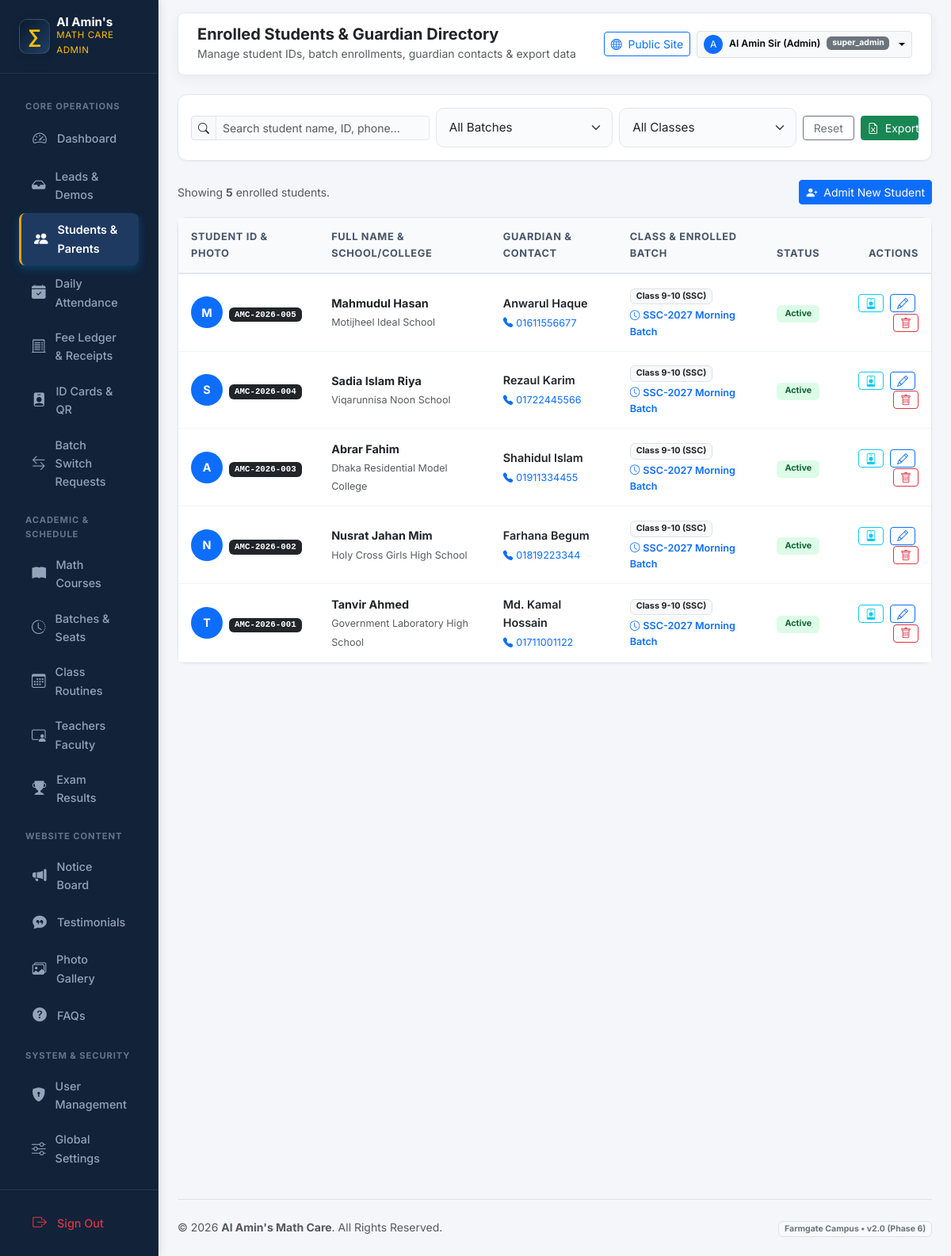
The app's page /admin/students/index.php (signed in) with its own data.
### tables this page shows
CREATE TABLE IF NOT EXISTS `students` (
  `id` INT UNSIGNED AUTO_INCREMENT PRIMARY KEY,
  `user_id` INT UNSIGNED NULL UNIQUE,
  `student_id_code` VARCHAR(30) UNIQUE NOT NULL,
  `name` VARCHAR(100) NOT NULL,
  `guardian_name` VARCHAR(100) DEFAULT NULL,
  `guardian_phone` VARCHAR(20) NOT NULL,
  `class_level` VARCHAR(50) NOT NULL,
  `school_college` VARCHAR(150) DEFAULT NULL,
  `photo` VARCHAR(255) DEFAULT NULL,
  `qr_code_token` VARCHAR(64) UNIQUE DEFAULT NULL,
  `qr_code_path` VARCHAR(255) DEFAULT NULL,
  `status` ENUM('active', 'passed_out', 'dropped') DEFAULT 'active',
  `is_deleted` TINYINT(1) DEFAULT 0,
  `created_at` TIMESTAMP DEFAULT CURRENT_TIMESTAMP,
  FOREIGN KEY (`user_id`) REFERENCES `users`(`id`) ON DELETE SET NULL
);

CREATE TABLE IF NOT EXISTS `batches` (
  `id` INT UNSIGNED AUTO_INCREMENT PRIMARY KEY,
  `course_id` INT UNSIGNED NOT NULL,
  `branch_id` INT UNSIGNED NOT NULL,
  `teacher_id` INT UNSIGNED NOT NULL,
  `batch_name` VARCHAR(100) NOT NULL,
  `batch_name_bn` VARCHAR(100) DEFAULT NULL,
  `class_days` VARCHAR(100) NOT NULL,
  `start_time` TIME NOT NULL,
  `end_time` TIME NOT NULL,
  `start_date` DATE NOT NULL,
  `total_seats` SMALLINT UNSIGNED NOT NULL DEFAULT 30,
  `available_seats` SMALLINT UNSIGNED NOT NULL DEFAULT 30,
  `admission_status` ENUM('open', 'full', 'closed') DEFAULT 'open',
  `status` ENUM('upcoming', 'running', 'completed') DEFAULT 'upcoming',
  `is_deleted` TINYINT(1) DEFAULT 0,
  `created_at` TIMESTAMP DEFAULT CURRENT_TIMESTAMP,
  FOREIGN KEY (`course_id`) REFERENCES `courses`(`id`) ON DELETE CASCADE,
  FOREIGN KEY (`branch_id`) REFERENCES `branches`(`id`) ON DELETE CASCADE,
  FOREIGN KEY (`teacher_id`) REFERENCES `teachers`(`id`) ON DELETE RESTRICT
);

### includes/helpers.php (called while the page is built, shortened)
<?php
function e(?string $value): string
{
    return htmlspecialchars($value ?? '', ENT_QUOTES | ENT_SUBSTITUTE, 'UTF-8');
}
function clean_input(mixed $data): string
{
    return trim(strip_tags((string) $data));
}

### includes/i18n.php (called while the page is built, shortened)
<?php
function app_config(): array
{
    static $config = null;
    if ($config === null) {
        $config = require __DIR__ . '/../config/app.php';
    }
    return $config;
}
function current_locale(): string
{
    $config = app_config();
    $locale = $_GET['lang'] ?? $_COOKIE['site_lang'] ?? $_COOKIE['locale'] ?? $config['default_locale'];
    return $locale;
}
function init_i18n(): void
{
    $config = app_config();
}
function base_url(string $path = ''): string
{
    $base = rtrim(app_config()['base_url'] ?? '', '/');
    $path = ltrim($path, '/');
    return $base . ($path !== '' ? '/' . $path : '');
}

### admin/students/index.php (the view, shortened to what this page needs)
<?php
$pdo = db();
$search = clean_input($_GET['q'] ?? '');
$sql = 'SELECT s.*, e.batch_id, b.batch_name, b.class_days, c.title_en as course_title
        FROM students s
        LEFT JOIN enrollments e ON s.id = e.student_id AND e.status = "active"
        LEFT JOIN batches b ON e.batch_id = b.id
        LEFT JOIN courses c ON b.course_id = c.id
        WHERE s.is_deleted = 0';
$params = [];
$sql .= ' ORDER BY s.id DESC';
$stmt = $pdo->prepare($sql);
$stmt->execute($params);
$students = $stmt->fetchAll();
require_once __DIR__ . '/../includes/header.php';
?>
<div class="card card-custom p-3 mb-4">
    <form method="GET" action="" class="row g-2 align-items-center">
        <div class="col-md-4">
            <div class="input-group input-group-sm">
                <span class="input-group-text bg-light"><i class="bi bi-search"></i></span>
                <input type="text" name="q" class="form-control" value="<?= e($search) ?>" placeholder="Search student name, ID, phone...">
            </div>
        </div>
        <div class="col-md-3">
            <select name="batch_id" class="form-select form-select-sm" onchange="this.form.submit()">
                <option value="">All Batches</option>
            </select>
        </div>
        <div class="col-md-3">
            <select name="class_level" class="form-select form-select-sm" onchange="this.form.submit()">
                <option value="">All Classes</option>
            </select>
        </div>
        <div class="col-md-2 d-flex gap-2">
            <a href="<?= e(base_url('admin/students/')) ?>" class="btn btn-sm btn-outline-secondary w-50">Reset</a>
            <div class="dropdown w-50">
                <button class="btn btn-sm btn-success dropdown-toggle w-100" type="button" data-bs-toggle="dropdown">
                    <i class="bi bi-file-earmark-excel me-1"></i> Export
                </button>
            </div>
        </div>
    </form>
</div>
<div class="d-flex justify-content-between align-items-center mb-3">
    <div class="text-muted small">Showing <strong><?= count($students) ?></strong> enrolled students.</div>
    <a href="<?= e(base_url('admin/students/create.php')) ?>" class="btn btn-sm btn-primary">
        <i class="bi bi-person-plus-fill me-1"></i> Admit New Student
    </a>
</div>
<div class="card card-custom">
    <div class="table-responsive">
        <table class="table table-custom mb-0">
            <thead>
                <tr>
                    <th>Student ID & Photo</th>
                    <th>Full Name & School/College</th>
                    <th>Guardian & Contact</th>
                    <th>Class & Enrolled Batch</th>
                    <th>Status</th>
                    <th class="text-end">Actions</th>
                </tr>
            </thead>
            <tbody>
                <?php if (empty($students)): ?>
                    <tr>
                        <td colspan="6" class="text-center py-4 text-muted">No students found. Click "Admit New Student" to enroll.</td>
                    </tr>
                <?php else: ?>
                    <?php foreach ($students as $s): ?>
                        <tr>
                            <td>
                                <div class="d-flex align-items-center gap-2">
                                    <?php if (!empty($s['photo']) && file_exists(__DIR__ . '/../../' . $s['photo'])): ?>
                                        <img src="<?= e(base_url($s['photo'])) ?>" alt="<?= e($s['name']) ?>" class="rounded-circle object-fit-cover shadow-sm" style="width: 40px; height: 40px;">
                                    <?php else: ?>
                                        <div class="rounded-circle bg-primary text-white d-flex align-items-center justify-content-center fw-bold" style="width: 40px; height: 40px; font-size: 0.9rem;">
                                            <?= strtoupper(substr($s['name'], 0, 1)) ?>
                                        </div>
                                    <?php endif; ?>
                                    <div>
                                        <span class="badge bg-dark font-monospace"><?= e($s['student_id_code']) ?></span>
                                    </div>
                                </div>
                            </td>
                            <td>
                                <strong class="text-dark d-block"><?= e($s['name']) ?></strong>
                                <small class="text-muted"><?= e($s['school_college'] ?: 'N/A') ?></small>
                            </td>
                            <td>
                                <div class="fw-semibold text-dark"><?= e($s['guardian_name'] ?: 'Guardian') ?></div>
                                <a href="tel:<?= e($s['guardian_phone']) ?>" class="small text-primary text-decoration-none d-inline-block mt-1">
                                    <i class="bi bi-telephone-fill me-1"></i><?= e($s['guardian_phone']) ?>
                                </a>
                            </td>
                            <td>
                                <span class="badge bg-light text-dark border"><?= e($s['class_level']) ?></span>
                                <?php if (!empty($s['batch_name'])): ?>
                                    <div class="small text-primary fw-semibold mt-1">
                                        <i class="bi bi-clock me-1"></i><?= e($s['batch_name']) ?>
                                    </div>
                                <?php else: ?>
                                    <div class="small text-muted mt-1">No active batch</div>
                                <?php endif; ?>
                            </td>
                            <td>
                                <span class="badge <?= $s['status'] === 'active' ? 'badge-subtle-success' : 'badge-subtle-secondary' ?>">
                                    <?= ucfirst($s['status']) ?>
                                </span>
                            </td>
                            <td class="text-end">
                                <a href="<?= e(base_url('admin/student-cards/view.php?id=' . $s['id'])) ?>" class="btn btn-sm btn-outline-info py-0 px-2 me-1" title="Digital ID Card">
                                    <i class="bi bi-person-badge"></i>
                                </a>
                                <a href="<?= e(base_url('admin/students/edit.php?id=' . $s['id'])) ?>" class="btn btn-sm btn-outline-primary py-0 px-2 me-1" title="Edit Student">
                                    <i class="bi bi-pencil"></i>
                                </a>
                                <button type="button" class="btn btn-sm btn-outline-danger py-0 px-2" title="Delete Student" onclick="confirmDelete('<?= e(base_url('admin/students/delete.php')) ?>', <?= $s['id'] ?>, 'Are you sure you want to remove student \'<?= addslashes($s['name']) ?>\' (ID: <?= e($s['student_id_code']) ?>)?')">
                                    <i class="bi bi-trash"></i>
                                </button>
                            </td>
                        </tr>
                    <?php endforeach; ?>
                <?php endif; ?>
            </tbody>
        </table>
    </div>
</div>
<?php require_once __DIR__ . '/../includes/footer.php'; ?>

### assets/css/main.css (style rules this page uses)
:root { --primary: #0b192c; --primary-dark: #050c17; --primary-light: #1e3e62; --primary-surface: #f0f4f9; --accent-cyan: #008dda; --accent-cyan-light: #41b06e; --accent-cyan-glow: rgba(0, 141, 218, 0.25); --accent-gold: #f59e0b; --accent-amber: #e8913a; --accent-hover: #d97706; --success: #10b981; --success-bg: #ecfdf5; --success-border: #a7f3d0; --success-text: #065f46; --urgent: #ef4444; --urgent-bg: #fef2f2; --urgent-border: #fecaca; --urgent-text: #991b1b; --bg: #f8fafc; --surface: #ffffff; --surface-glass: rgba(255, 255, 255, 0.85); --surface-glass-dark: rgba(11, 25, 44, 0.78); --border: #e2e8f0; --border-glass: rgba(255, 255, 255, 0.25); --border-hover: rgba(0, 141, 218, 0.35); --text: #0f172a; --text-muted: #64748b; --text-soft: #94a3b8; --shadow-sm: 0 2px 4px rgba(11, 25, 44, 0.04); --shadow-md: 0 6px 16px -2px rgba(11, 25, 44, 0.07), 0 2px 6px -1px rgba(11, 25, 44, 0.04); --shadow-lg: 0 14px 28px -4px rgba(11, 25, 44, 0.09), 0 8px 12px -3px rgba(11, 25, 44, 0.05); --shadow-hover: 0 22px 38px -6px rgba(11, 25, 44, 0.14), 0 12px 18px -4px rgba(0, 141, 218, 0.08); --shadow-glow-cyan: 0 0 25px rgba(0, 141, 218, 0.35); --shadow-glow-whatsapp: 0 8px 28px rgba(16, 185, 129, 0.45); --radius-sm: 10px; --radius-md: 16px; --radius-lg: 24px; --radius-pill: 9999px; --font-en: 'Inter', system-ui, -apple-system, sans-serif; --font-bn: 'Noto Sans Bengali', 'Inter', system-ui, sans-serif; --font: var(--font-en); }
*, *::before, *::after { box-sizing: border-box; }
html { scroll-behavior: smooth; -webkit-text-size-adjust: 100%; }
body { font-family: var(--font); color: var(--text); background-color: var(--bg); line-height: 1.62; padding-bottom: 84px; margin: 0; overflow-x: hidden; -webkit-font-smoothing: antialiased; -moz-osx-font-smoothing: grayscale; }
@media (min-width: 992px) { body { padding-bottom: 0; } }
a { color: var(--accent-cyan); text-decoration: none; transition: color 0.2s ease; }
.form-control, .form-select { border-radius: var(--radius-sm); border: 1.5px solid var(--border); padding: 0.8rem 1rem; font-size: 0.95rem; transition: all 0.2s ease; background-color: #fafbfc; }

### assets/css/admin.css (style rules this page uses)
:root { --admin-sidebar-bg: #0b192c; --admin-sidebar-hover: #182e4b; --admin-sidebar-active: #008dda; --admin-bg: #f4f7fb; --admin-card-bg: #ffffff; --admin-border: #e2e8f0; --admin-text-main: #0f172a; --admin-text-muted: #64748b; --admin-accent-cyan: #008dda; --admin-accent-gold: #f59e0b; --admin-success: #10b981; --admin-urgent: #ef4444; --admin-radius: 14px; --admin-shadow: 0 4px 16px rgba(11, 25, 44, 0.05); }
body { background-color: var(--admin-bg); font-family: 'Inter', 'Noto Sans Bengali', sans-serif; color: var(--admin-text-main); overflow-x: hidden; }
.card-custom { border: 1px solid var(--admin-border); border-radius: var(--admin-radius); box-shadow: var(--admin-shadow); background: var(--admin-card-bg); transition: all 0.25s ease; }
.table-custom { margin-bottom: 0; }
.table-custom th { background: #f8fafc; color: #475569; font-size: 0.82rem; text-transform: uppercase; letter-spacing: 0.05em; font-weight: 800; padding: 0.95rem 1.1rem; border-bottom: 2px solid var(--admin-border); }
.table-custom td { padding: 0.95rem 1.1rem; vertical-align: middle; font-size: 0.92rem; border-bottom: 1px solid #f1f5f9; }
.badge-subtle-success { background: #dcfce7; color: #166534; font-weight: 700; padding: 0.35rem 0.65rem; border-radius: 6px; }

### admin/includes/header.php (style rules this page uses)
:root { --sidebar-bg: #112239; --sidebar-active: #1e3a61; --sidebar-hover: #172d4c; --accent-gold: #f59e0b; }
body { background-color: #f4f6f9; font-family: 'Inter', 'Noto Sans Bengali', sans-serif; color: #334155; }
.card-custom { border: 1px solid #e2e8f0; border-radius: 12px; box-shadow: 0 1px 3px rgba(0,0,0,0.05); background: #ffffff; }
.table-custom th { background: #f8fafc; color: #475569; font-size: 0.8rem; text-transform: uppercase; letter-spacing: 0.05em; font-weight: 700; padding: 0.85rem 1rem; border-bottom: 2px solid #e2e8f0; }
.table-custom td { padding: 0.85rem 1rem; vertical-align: middle; font-size: 0.9rem; border-bottom: 1px solid #f1f5f9; }
.badge-subtle-success { background: #dcfce7; color: #166534; }

### records on screen
students: name "M", student_id_code "AMC-2026-005", name "Mahmudul Hasan", school_college "Motijheel Ideal School", guardian_name "Anwarul Haque", guardian_phone "01611556677", class_level "Class 9-10 (SSC)", batches.batch_name "SSC-2027 Morning Batch", status "Active"
students: name "S", student_id_code "AMC-2026-004", name "Sadia Islam Riya", school_college "Viqarunnisa Noon School", guardian_name "Rezaul Karim", guardian_phone "01722445566", class_level "Class 9-10 (SSC)", batches.batch_name "SSC-2027 Morning Batch", status "Active"
students: name "A", student_id_code "AMC-2026-003", name "Abrar Fahim", school_college "Dhaka Residential Model College", guardian_name "Shahidul Islam", guardian_phone "01911334455", class_level "Class 9-10 (SSC)", batches.batch_name "SSC-2027 Morning Batch", status "Active"
students: name "N", student_id_code "AMC-2026-002", name "Nusrat Jahan Mim", school_college "Holy Cross Girls High School", guardian_name "Farhana Begum", guardian_phone "01819223344", class_level "Class 9-10 (SSC)", batches.batch_name "SSC-2027 Morning Batch", status "Active"
students: name "T", student_id_code "AMC-2026-001", name "Tanvir Ahmed", school_college "Government Laboratory High School", guardian_name "Md. Kamal Hossain", guardian_phone "01711001122", class_level "Class 9-10 (SSC)", batches.batch_name "SSC-2027 Morning Batch", status "Active"

### other values on screen
$adminPageHeading "Enrolled Students & Guardian Directory"
$adminPageSubheading "Manage student IDs, batch enrollments, guardian contacts & export data"
substr($adminUser, 0, 1) "A"
$adminUser "Al Amin Sir (Admin)"
$adminRole "super_admin"
count($students) "5"
